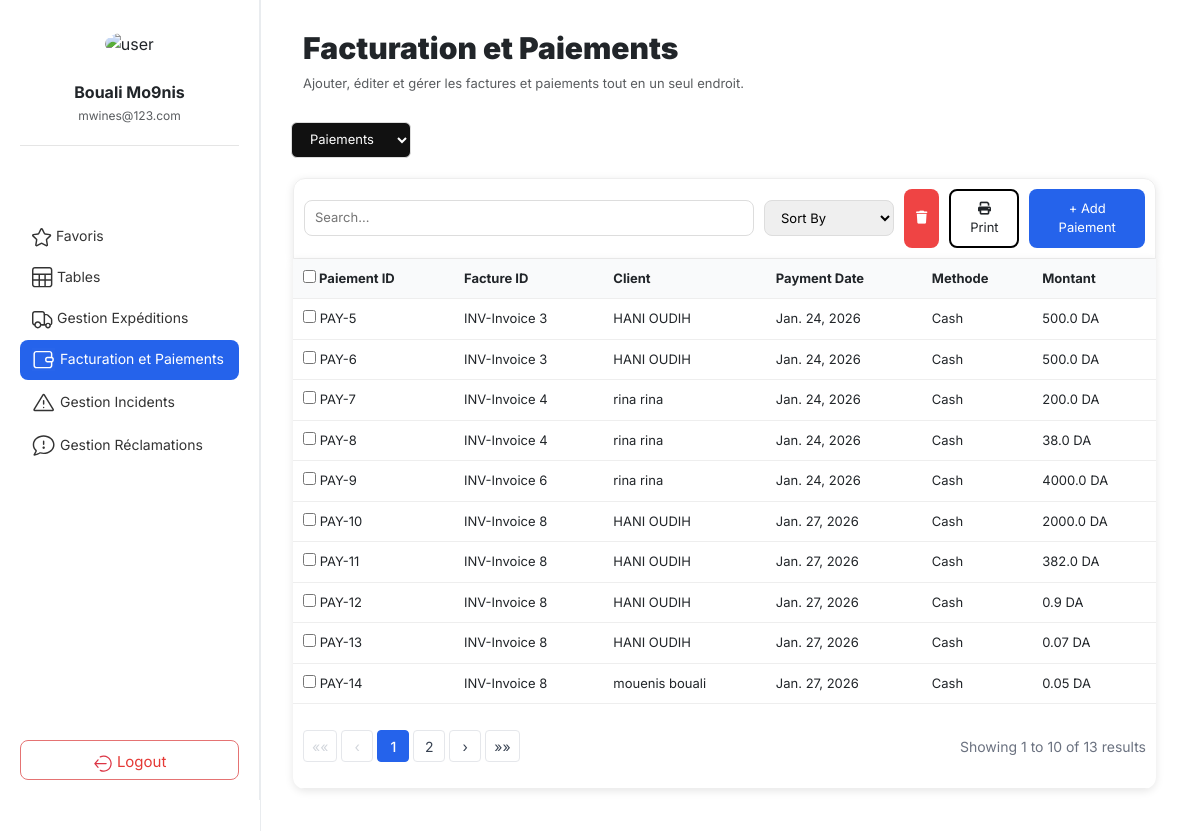
Screenshot of /facturation/paiements/ with the database file from the repository.
### core/models/models.py (models this page shows, shortened)
class Client(models.Model):
    solld = models.FloatField(default=0, validators=[MinValueValidator(0)])
    first_name = models.CharField(max_length=100)
    last_name = models.CharField(max_length=100)
    email = models.EmailField(unique=True)
    phone = models.CharField(max_length=20)
    address = models.TextField()
    created_at = models.DateTimeField(auto_now_add=True)
    def __str__(self):
        return f"{self.first_name} {self.last_name}"

class Payment(models.Model):
    payment_date = models.DateField()
    amount = models.FloatField()
    payment_method = models.CharField(max_length=50)
    invoice = models.ForeignKey(Invoice, on_delete=models.CASCADE)
    client = models.ForeignKey(Client, on_delete=models.RESTRICT)

class Invoice(models.Model):
    invoice_date = models.DateField()
    amount_ht = models.FloatField( default=0)
    amount_vat = models.FloatField(default=0.19)
    amount_ttc = models.FloatField( default=0)
    rest = models.FloatField(default=0)
    status = models.CharField(max_length=50)
    client = models.ForeignKey(Client, on_delete=models.RESTRICT)
    def __str__(self):
        return f"Invoice {self.id}"

### core/web/views.py (the view, shortened to what this page needs)
# urls.py: path("facturation/paiements/", views.paiement_view, name="paiement_view"),
def paiement_view(request):
	try:
		Payment= apps.get_model("core", "Payment")
	except LookupError as e:
		raise Http404("Paiement model not found (check core/models/models.py).") from e
	db_table = Payment._meta.db_table
	search_query = request.GET.get('search', '').strip()
	Payments = Payment.objects.all()
	page_obj = Paginator(Payments, 10).get_page(request.GET.get("page"))
	return render(request, "facture/paiements.html", {"page_obj": page_obj})

### core/web/templates/facture/paiements.html (shortened to what this page needs)
{% extends "home.html" %}
{% load static %}
{% block content %}
<div class="tables-top">
    <div class="table-header">
            <h2><b>Facturation et Paiements</b></h2>
            <p class="text-muted">Ajouter, éditer et gérer les factures et paiements tout en un seul endroit.</p>
    </div>
    <select name="table" class="table-select" onchange="if (this.value) { window.location.href = this.value; }">
            <option value="{% url 'paiement_view' %}" selected>Paiements</option>
    </select>
</div>
<section class="table-section">
    <div class="table-actions">
        <form method="get" class="form-actions">
            <div class="left">
                <input type="text" name="search" id="search" placeholder="Search..." value="{{ request.GET.search }}">
                <select id="filter" name="filter">
                    <option value="" disabled {% if not request.GET.filter %}selected{% endif %}>Sort By</option>
                </select>
            </div>
            <div class="right">
                <button type="button" class="btn danger">
                    <i class="fa-solid fa-trash"></i>
                </button>
                <button type="button" class="btn light">
                    <i class="fa-solid fa-print"></i> Print
                </button>
                <button type="button" class="btn primary" id="AddPaiementButton">
                    + Add Paiement
                </button>
            </div>
        </form>
    </div>
    <div class="table-content">
        <table>
            <thead>
                <tr>
                    <th>
                        <label>
                            <input type="checkbox" id="selectAll">
                            Paiement ID
                        </label>
                    </th>
                    <th>Facture ID</th>
                    <th>Client</th>
                    <th>Payment Date</th>
                    <th>Methode</th>
                    <th>Montant</th>
                </tr>
            </thead>
            <tbody>
                {% for paiement in page_obj %}
                <tr>
                    <td class="id-col"><input type="checkbox" value="{{ paiement.id }}">
                        PAY-{{ paiement.id }}
                    </td>
                    <td>INV-{{ paiement.invoice }}</td>
                    <td>{{ paiement.client }}</td>
                    <td>{{ paiement.payment_date }}</td>
                    <td>{{ paiement.payment_method }}</td>
                    <td>{{ paiement.amount }} DA</td>
                </tr>
                {% endfor %}
            </tbody>
            <tfoot>
                <tr>
                    <td colspan="8">
                        <div class="pagination-footer">
                            <div class="pagination">
                                {% if page_obj.has_previous %}
                                    <a href="?page=1" class="pagination-nav">««</a>
                                    <a href="?page={{ page_obj.previous_page_number }}" class="pagination-nav">‹</a>
                                {% else %}
                                    <span class="pagination-nav disabled">««</span>
                                    <span class="pagination-nav disabled">‹</span>
                                {% endif %}
                                {% for num in page_obj.paginator.page_range %}
                                    {% if num == page_obj.number %}
                                        <strong class="pagination-current">{{ num }}</strong>
                                    {% elif num > page_obj.number|add:'-3' and num < page_obj.number|add:'3' %}
                                        <a href="?page={{ num }}" class="pagination-link">{{ num }}</a>
                                    {% elif num == 1 or num == page_obj.paginator.num_pages %}
                                        <a href="?page={{ num }}" class="pagination-link">{{ num }}</a>
                                    {% elif num == page_obj.number|add:'-3' or num == page_obj.number|add:'3' %}
                                        <span class="pagination-ellipsis">...</span>
                                    {% endif %}
                                {% endfor %}
                                {% if page_obj.has_next %}
                                    <a href="?page={{ page_obj.next_page_number }}" class="pagination-nav">›</a>
                                    <a href="?page={{ page_obj.paginator.num_pages }}" class="pagination-nav">»»</a>
                                {% else %}
                                    <span class="pagination-nav disabled">›</span>
                                    <span class="pagination-nav disabled">»»</span>
                                {% endif %}
                            </div>
                            <div class="pagination-info">
                                Showing {{ page_obj.start_index }} to {{ page_obj.end_index }} of {{ page_obj.paginator.count }} results
                            </div>
                        </div>
                    </td>
                </tr>
            </tfoot>
        </table>
    </div>
</section>
<link rel="stylesheet" href="{% static 'css/facture.css' %}">
{% endblock %}

### core/web/templates/home.html (shortened to what this page needs)
{% load static %}
<!DOCTYPE html>
<html lang="en">
<head>
    <link href="https://cdn.jsdelivr.net/npm/bootstrap@5.3.2/dist/css/bootstrap.min.css" rel="stylesheet">
    <link rel="stylesheet" href="{% static 'css/home.css' %}">
    <link rel="stylesheet" href="{% static 'css/client.css' %}">
    <link rel="stylesheet" href="https://cdnjs.cloudflare.com/ajax/libs/font-awesome/6.5.0/css/all.min.css" />
</head>
<body>
    <div class="layout">
        <aside class="sidebar">
            <div class="profile">
                <img src="{% static 'images/avatar.png' %}" alt="user">
                <h3>{{ user.first_name |default:"Bouali " }} {{ user.last_name |default:"Mo9nis"}}</h3>
                <p class="text-muted">{{ user.email |default:"mwines@123.com"}}</p>
            </div>
            <nav class="nav-menu">
                <a href="{% url 'favorite_list' %}" class="menu-item ">     Favoris</a>
                <a href="{% url 'table' %}" class="menu-item {% if request.path|slice:':7' == '/table/' %}active{% endif %}">     Tables</a>
                <a href="{% url 'expedition_list' %}" class="menu-item {% if request.path|slice:':12' == '/expedition/' %} active{% endif %}">     Gestion Expéditions</a>
                <a href="{% url 'facturation_view' %}" class="menu-item {% if request.path|slice:':13' == '/facturation/' %}active{% endif %}">
                      Facturation et Paiements</a>
                <a href="{% url 'incident_list' %}" class="menu-item {% if request.path|slice:':10' == '/incident/' %}active{% endif %}">
                     Gestion Incidents</a>
                <a href="{% url 'reclamation_view' %}" class="menu-item {% if request.resolver_match.url_name == 'reclamation_view' %}active{% endif %}">
                     Gestion Réclamations</a>
            </nav>
            <div class="logout">
                <a href="{% url 'login' %}"><button>
                    Logout
                </button></a>
            </div>
        </aside>
        <main class="main-content">
            {% block content %}
            {% endblock %}
        </main>
    </div>
</body>
</html>

### core/web/static/css/home.css (style rules this page uses)
* { box-sizing: border-box; }
body { margin: 0; font-family: 'Inter', sans-serif; }
.sidebar { width:260px; height: 100vh; background-color: white; border-right: 1px soli; display: flex; flex-direction: column; justify-content: space-between; padding: 20px; flex: 0 0 260px; position: fixed; top: 0; left: 0; bottom: 0; border-right: 1px solid #e9ecef; box-shadow: none; }
.profile { text-align: center; border-bottom: 1px solid #e5e5e5; padding-bottom: 20px; }
.profile img { width: 70px; height: 70px; padding: 12px; border-radius: 50%; margin-bottom: 10px; }
.profile h3 { margin: 5px 0; font-size: 16px; font-weight: bold; }
.profile p { margin: 0; font-size: 12px; color: #6c757d; }
.nav-menu { display: flex; flex-direction: column; margin-top: -200px; }
.menu-item { text-decoration: none; font-size: 14px; color: #333; padding: 8px 12px; border-radius: 8px; margin-bottom: 3px; transition: 0.3s; }
.menu-item.active { background-color: #2563eb; color: white; }
.logout button { width: 100%; height: 40px; font-size: 15px; line-height: 40px; text-align: center; border: 1px solid #e57373; border-radius: 8px; background-color: white; color: #e53935; cursor: pointer; }
.main-content { flex: 1 1 auto; min-width: 0; width: auto; padding: 20px; overflow: auto; background-color: #fff ; margin-left: 260px; min-height: 100vh; border-left: 1px solid #e9ecef; }

### core/web/static/css/client.css (style rules this page uses)
.main-content { background: #f5f6fa; padding: 30px; }
.tables-top { margin-bottom: 6px; }
.table-header h2 { font-size: 30px; margin-left: 12px; font-weight: 600; }
.table-header p { font-size: 13px; margin-left: 12px; color: #777; margin-top: 4px; }
.table-select { margin-top: 12px; padding: 8px 14px; font-size: 13px; border-radius: 6px; border: 1px solid #ddd; background: #111; color: white; width: 120px; }
.table-section { margin-left: -12px; background: white; border-radius: 12px; border:0.5 px solid #c2bdbd; padding: 14px; }
.table-actions form { display: flex; align-items: center; gap: 10px; padding: 10px; border: 1px solid #eee; margin-bottom: 0px; }
.table-actions input { flex: 1; padding: 8px 12px; border-radius: 8px; border: 1px solid #ddd; font-size: 13px; }
.table-actions select { padding: 8px 12px; border-radius: 8px; border: 1px solid #ddd; font-size: 13px; }
.form-actions { flex: 1; border-top-left-radius: 12px; border-top-right-radius: 12px; justify-content: space-between; align-items: center; box-shadow: 0 2px 8px rgba(0, 0, 0, 0.1); }
.left { display: flex; gap: 10px; }
.left input { width: 450px; padding: 6px 10px; }
.left select { width: 130px; }
.right { display: flex; gap: 10px; }
.btn { padding: 8px 12px; border-radius: 8px; font-size: 13px; border: none; cursor: pointer; }
.btn.light { background: #ffffff; border:2px solid #000; }
.btn.primary { background: #2563eb; color: white; }
.btn.danger { background: #ef4444; color: white; }
.table-content { width: 100%; overflow-x: auto; box-shadow: 0 2px 8px rgba(0, 0, 0, 0.1); border-bottom-left-radius: 12px; border-bottom-right-radius: 12px; }
table { width: 100%; border-collapse: collapse; font-size: 13px; }
thead { background: #f9fafb; }
th, td { padding: 10px; border-bottom: 1px solid #eee; text-align: left; }
.pagination-footer { display: flex; justify-content: space-between; align-items: center; padding: 16px 0; }
.pagination { display: flex; gap: 4px; align-items: center; }
.pagination-nav, .pagination-link, .pagination-current { min-width: 32px; height: 32px; display: inline-flex; align-items: center; justify-content: center; padding: 0 8px; border-radius: 4px; font-size: 14px; text-decoration: none; color: #374151; background-color: white; border: 1px solid #e5e7eb; transition: all 0.2s; }
.pagination-current { background-color: #2563eb; color: white; border-color: #2563eb; font-weight: 500; }
.pagination-nav.disabled { color: #d1d5db; cursor: not-allowed; pointer-events: none; }
.pagination-info { color: #6b7280; font-size: 14px; }

### core/web/templates/facture/paiements.html (style rules this page uses)
.main-content { background-color: #fff !important; }

### rows the page displays
Client: first_name "Bouali"
Payment: id "5", invoice "Invoice 3", client "HANI OUDIH", payment_date "Jan. 24, 2026", payment_method "Cash", amount "500.0"
Payment: id "6", invoice "Invoice 3", client "HANI OUDIH", payment_date "Jan. 24, 2026", payment_method "Cash", amount "500.0"
Payment: id "7", invoice "Invoice 4", client "rina rina", payment_date "Jan. 24, 2026", payment_method "Cash", amount "200.0"
Payment: id "8", invoice "Invoice 4", client "rina rina", payment_date "Jan. 24, 2026", payment_method "Cash", amount "38.0"
Payment: id "9", invoice "Invoice 6", client "rina rina", payment_date "Jan. 24, 2026", payment_method "Cash", amount "4000.0"
Payment: id "10", invoice "Invoice 8", client "HANI OUDIH", payment_date "Jan. 27, 2026", payment_method "Cash", amount "2000.0"
Payment: id "11", invoice "Invoice 8", client "HANI OUDIH", payment_date "Jan. 27, 2026", payment_method "Cash", amount "382.0"
Payment: id "12", invoice "Invoice 8", client "HANI OUDIH", payment_date "Jan. 27, 2026", payment_method "Cash", amount "0.9"
Payment: id "13", invoice "Invoice 8", client "HANI OUDIH", payment_date "Jan. 27, 2026", payment_method "Cash", amount "0.07"
Payment: id "14", invoice "Invoice 8", client "mouenis bouali", payment_date "Jan. 27, 2026", payment_method "Cash", amount "0.05"

### other values shown
{{ user.last_name |default:"Mo9nis" }} "Mo9nis"
{{ user.email |default:"mwines@123.com" }} "mwines@123.com"
{{ num }} "1"
{{ num }} "2"
{{ page_obj.start_index }} "1"
{{ page_obj.end_index }} "10"
{{ page_obj.paginator.count }} "13"
